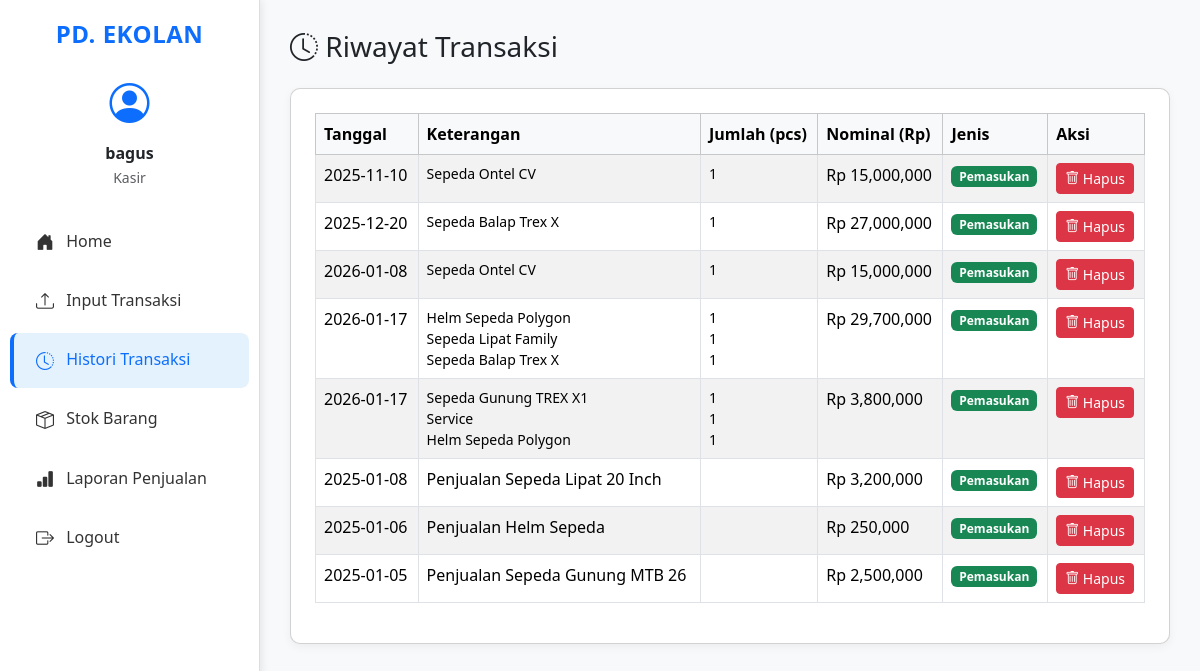
/kasir_histori.php (signed in), run on the app's committed database.
### tables this page shows
CREATE TABLE `transaksi` (
  `id_transaksi` int(11) NOT NULL,
  `tanggal` date NOT NULL,
  `keterangan` text DEFAULT NULL,
  `pcs` int(11) DEFAULT 0,
  `jumlah` decimal(15,2) NOT NULL,
  `jenis_transaksi` enum('debet','kredit') NOT NULL,
  `jenis_pengeluaran` varchar(100) DEFAULT NULL,
  `created_by` enum('admin','kasir') NOT NULL DEFAULT 'admin',
  `id_user` int(11) DEFAULT NULL,
  `created_at` timestamp NOT NULL DEFAULT current_timestamp()
);

CREATE TABLE `detail_transaksi` (
  `id_detail` int(11) NOT NULL,
  `id_transaksi` int(11) NOT NULL,
  `id_produk` int(11) NOT NULL,
  `jumlah_produk` int(11) NOT NULL,
  `subtotal` decimal(15,2) NOT NULL
);

CREATE TABLE `produk` (
  `id_produk` int(11) NOT NULL,
  `nama_produk` varchar(100) NOT NULL,
  `kategori` varchar(50) DEFAULT NULL,
  `stok` int(11) DEFAULT 0,
  `satuan` varchar(20) DEFAULT NULL,
  `harga_beli` decimal(15,2) DEFAULT NULL,
  `harga_jual` decimal(15,2) DEFAULT NULL,
  `tanggal_update` timestamp NOT NULL DEFAULT current_timestamp() ON UPDATE current_timestamp()
);

### kasir_histori.php (the view, shortened to what this page needs)
<?php
include 'koneksi.php';
$transaksi = $koneksi->query("SELECT * FROM transaksi WHERE jenis_transaksi = 'debet' ORDER BY id_transaksi DESC");
?>
<!DOCTYPE html>
<html lang="id">
<head>
    <link href="https://cdn.jsdelivr.net/npm/bootstrap@5.3.3/dist/css/bootstrap.min.css" rel="stylesheet">
    <link href="https://cdn.jsdelivr.net/npm/bootstrap-icons/font/bootstrap-icons.css" rel="stylesheet">
</head>
<body>
    <?php include 'kasir_sidebar.php'; ?>
    <div class="content">
        <h3 class="mb-4"><i class="bi bi-clock-history"></i> Riwayat Transaksi</h3>
        <div class="card p-4">
            <table class="table table-bordered table-striped align-middle">
                <thead class="table-light">
                    <tr>
                        <th>Tanggal</th>
                        <th>Keterangan</th>
                        <th>Jumlah (pcs)</th>
                        <th>Nominal (Rp)</th>
                        <th>Jenis</th>
                        <th>Aksi</th>
                    </tr>
                </thead>
                <tbody>
                    <?php while ($row = $transaksi->fetch_assoc()): ?>
                        <?php
                        $detail = $koneksi->query("
                            SELECT d.*, p.nama_produk
                            FROM detail_transaksi d
                            JOIN produk p ON d.id_produk = p.id_produk
                            WHERE d.id_transaksi = '{$row['id_transaksi']}'
                        ");
                        $pcs_html = "";
                        while ($d = $detail->fetch_assoc()) {
                            echo "<span class='keterangan-item'>{$d['nama_produk']}</span>";
                            $pcs_html .= "<span class='pcs-item'>{$d['jumlah_produk']}</span>";
                        }
                        $keterangan_html = ob_get_clean();
                        ?>
                        <tr>
                            <td><?= $row['tanggal'] ?></td>
                            <td><?= $keterangan_html ?: $row['keterangan'] ?></td>
                            <td><?= $pcs_html ?></td>
                            <td>Rp <?= number_format($row['jumlah']) ?></td>
                            <td><span class="badge bg-success">Pemasukan</span></td>
                            <td>
                                <a href="hapus_transaksi.php?id=<?= $row['id_transaksi'] ?>"
                                   class="btn btn-danger btn-sm"
                                   onclick="return confirm('Yakin ingin menghapus transaksi ini?')">
                                   <i class="bi bi-trash"></i> Hapus
                                </a>
                            </td>
                        </tr>
                    <?php endwhile; ?>
                </tbody>
            </table>
        </div>
    </div>
</body>
</html>

### kasir_histori.php (style rules this page uses)
body { background-color: #f8f9fa; }
.content { margin-left: 260px; padding: 30px; }
.card { border-radius: 10px; box-shadow: 0 3px 10px rgba(0,0,0,0.05); }
.table th, .table td { vertical-align: top; }
.keterangan-item, .pcs-item { display: block; font-size: 14px; }

### kasir_sidebar.php (style rules this page uses)
.content { margin-left: 260px; padding: 30px; }

### data on the page
transaksi: tanggal "2025-11-10", detail_transaksi.jumlah_produk "1", jumlah "15,000,000"
detail_transaksi: id_produk.nama_produk "Sepeda Ontel CV"
transaksi: tanggal "2025-12-20", detail_transaksi.jumlah_produk "1", jumlah "27,000,000"
detail_transaksi: id_produk.nama_produk "Sepeda Balap Trex X"
transaksi: tanggal "2026-01-08", detail_transaksi.jumlah_produk "1", jumlah "15,000,000"
detail_transaksi: id_produk.nama_produk "Sepeda Ontel CV"
transaksi: tanggal "2026-01-17", detail_transaksi.jumlah_produk "1 1 1", jumlah "29,700,000"
detail_transaksi: id_produk.nama_produk "Helm Sepeda Polygon"
detail_transaksi: id_produk.nama_produk "Sepeda Lipat Family"
detail_transaksi: id_produk.nama_produk "Sepeda Balap Trex X"
transaksi: tanggal "2026-01-17", detail_transaksi.jumlah_produk "1 1 1", jumlah "3,800,000"
detail_transaksi: id_produk.nama_produk "Sepeda Gunung TREX X1"
detail_transaksi: id_produk.nama_produk "Service"
detail_transaksi: id_produk.nama_produk "Helm Sepeda Polygon"
transaksi: tanggal "2025-01-08", keterangan "Penjualan Sepeda Lipat 20 Inch", jumlah "3,200,000"
transaksi: tanggal "2025-01-06", keterangan "Penjualan Helm Sepeda", jumlah "250,000"
transaksi: tanggal "2025-01-05", keterangan "Penjualan Sepeda Gunung MTB 26", jumlah "2,500,000"

### other printed values
$_SESSION['nama'] "bagus"
